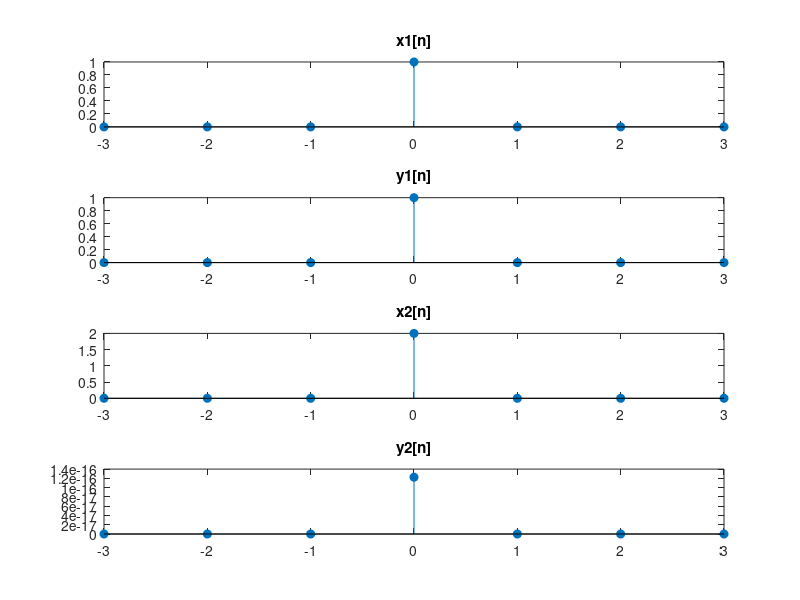

The MATLAB source for this figure:
n=[-3:3];
x1=[0 0 0 1 0 0 0];
x2=2*x1;
y1=sin(pi/2*x1);
y2=sin(pi/2*x2);
subplot(4,1,1)
stem(n,x1,'filled')
title('x1[n]')
subplot(4,1,2)
stem(n,y1,'filled')
title('y1[n]')
subplot(4,1,3)
stem(n,x2,'filled')
title('x2[n]')
subplot(4,1,4)
stem(n,y2,'filled')
title('y2[n]')
